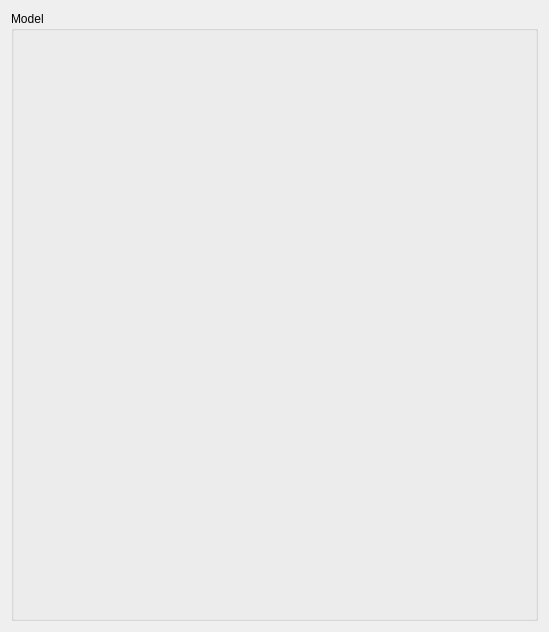
<?xml version="1.0" encoding="UTF-8"?>
<ui version="4.0">
 <class>ModelEditor</class>
 <widget class="QWidget" name="ModelEditor">
  <property name="geometry">
   <rect>
    <x>0</x>
    <y>0</y>
    <width>549</width>
    <height>632</height>
   </rect>
  </property>
  <property name="windowTitle">
   <string>Model Editor</string>
  </property>
  <layout class="QGridLayout" name="gridLayout">
   <item row="0" column="0">
    <widget class="QGroupBox" name="groupBox_13">
     <property name="title">
      <string>Model</string>
     </property>
     <layout class="QGridLayout" name="gridLayout_16">
      <item row="0" column="0">
       <widget class="QCodeEditor" name="txtEditor" native="true"/>
      </item>
     </layout>
    </widget>
   </item>
  </layout>
 </widget>
 <customwidgets>
  <customwidget>
   <class>QCodeEditor</class>
   <extends>QWidget</extends>
   <header location="global">sas.qtgui.Utilities.CustomGUI.CodeEditor.h</header>
  </customwidget>
 </customwidgets>
 <resources/>
 <connections/>
</ui>
